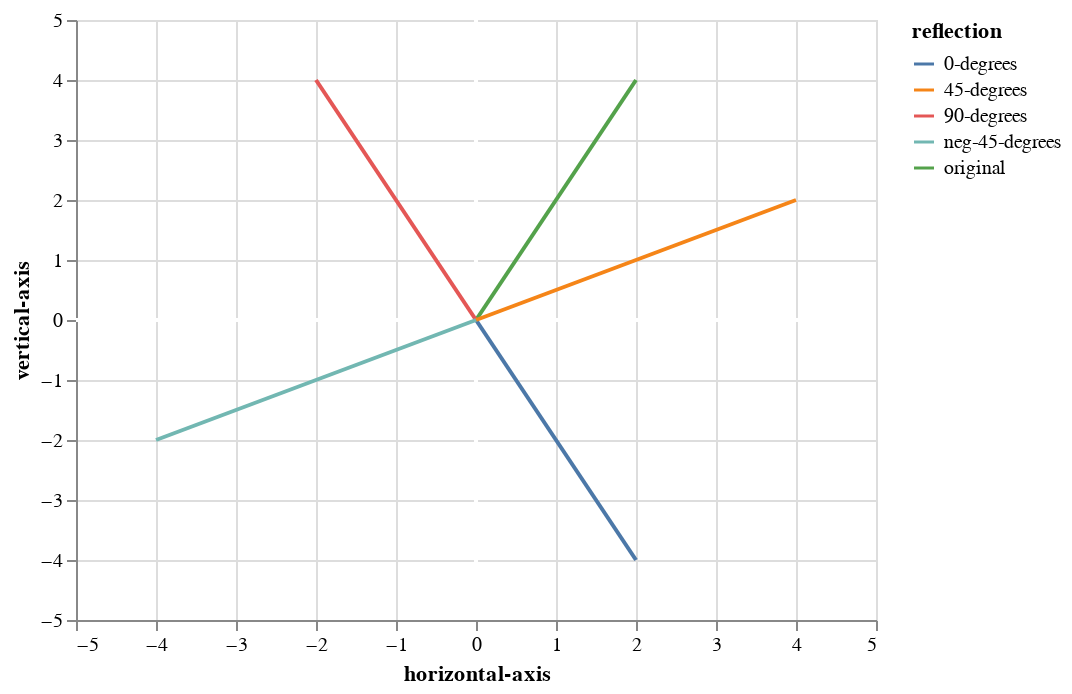

The notebook cell saved with this chart:
### Code cell
def base_coor(ran1: float, ran2: float):
    '''return base chart with coordinate space'''
    df_base = pd.DataFrame({'horizontal': np.linspace(ran1, ran2, num=2), 'vertical': np.zeros(2)})

    h = alt.Chart(df_base).mark_line(color='white').encode(
        x='horizontal',
        y='vertical')
    v = alt.Chart(df_base).mark_line(color='white').encode(
        y='horizontal',
        x='vertical')
    base = h + v

    return base
chart = alt.Chart(df).mark_line().encode(
    x=alt.X('dim-1', axis=alt.Axis(title='horizontal-axis')),
    y=alt.Y('dim-2', axis=alt.Axis(title='vertical-axis')),
    color='reflection')

base_coor(-5.0, 5.0) + chart

### Figure 1 — Vega-Lite specification as saved in the notebook (floating-point values rounded to 4 significant figures)
{"usermeta": {"embedOptions": {"theme": "dark"}}, "config": {"view": {"continuousWidth": 400, "continuousHeight": 300}}, "layer": [{"mark": {"type": "line", "color": "white"}, "encoding": {"x": {"field": "horizontal", "type": "quantitative"}, "y": {"field": "vertical", "type": "quantitative"}}}, {"mark": {"type": "line", "color": "white"}, "encoding": {"x": {"field": "vertical", "type": "quantitative"}, "y": {"field": "horizontal", "type": "quantitative"}}}, {"data": {"name": "data-d6c1c641e6407b304d469e8de4bf7492"}, "mark": "line", "encoding": {"color": {"field": "reflection", "type": "nominal"}, "x": {"axis": {"title": "horizontal-axis"}, "field": "dim-1", "type": "quantitative"}, "y": {"axis": {"title": "vertical-axis"}, "field": "dim-2", "type": "quantitative"}}}], "data": {"name": "data-dc621955550350bfc1b0624dd9983169"}, "$schema": "https://vega.github.io/schema/vega-lite/v4.17.0.json", "datasets": {"data-dc621955550350bfc1b0624dd9983169": [{"horizontal": -5.0, "vertical": 0.0}, {"horizontal": 5.0, "vertical": 0.0}], "data-d6c1c641e6407b304d469e8de4bf7492": [{"dim-1": 0.0, "dim-2": 0.0, "reflection": "original"}, {"dim-1": 2.0, "dim-2": 4.0, "reflection": "original"}, {"dim-1": 0.0, "dim-2": 0.0, "reflection": "0-degrees"}, {"dim-1": 2.0, "dim-2": -4.0, "reflection": "0-degrees"}, {"dim-1": 0.0, "dim-2": 0.0, "reflection": "90-degrees"}, {"dim-1": -2.0, "dim-2": 4.0, "reflection": "90-degrees"}, {"dim-1": 0.0, "dim-2": 0.0, "reflection": "45-degrees"}, {"dim-1": 4.0, "dim-2": 2.0, "reflection": "45-degrees"}, {"dim-1": 0.0, "dim-2": 0.0, "reflection": "neg-45-degrees"}, {"dim-1": -4.0, "dim-2": -2.0, "reflection": "neg-45-degrees"}]}}
